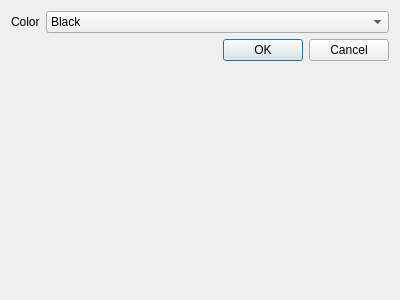
<?xml version="1.0" encoding="UTF-8"?>
<ui version="4.0">
 <class>Preference</class>
 <widget class="QDialog" name="Preference">
  <property name="geometry">
   <rect>
    <x>0</x>
    <y>0</y>
    <width>400</width>
    <height>300</height>
   </rect>
  </property>
  <property name="windowTitle">
   <string>Preference</string>
  </property>
  <layout class="QFormLayout" name="formLayout">
   <item row="0" column="0">
    <widget class="QLabel" name="colorLabel">
     <property name="text">
      <string>Color</string>
     </property>
    </widget>
   </item>
   <item row="0" column="1">
    <widget class="QComboBox" name="colorBox">
     <item>
      <property name="text">
       <string>Black</string>
      </property>
     </item>
     <item>
      <property name="text">
       <string>White</string>
      </property>
     </item>
     <item>
      <property name="text">
       <string>Green</string>
      </property>
     </item>
     <item>
      <property name="text">
       <string>Red</string>
      </property>
     </item>
    </widget>
   </item>
   <item row="1" column="0" colspan="2">
    <widget class="QDialogButtonBox" name="buttonBox">
     <property name="orientation">
      <enum>Qt::Horizontal</enum>
     </property>
     <property name="standardButtons">
      <set>QDialogButtonBox::Cancel|QDialogButtonBox::Ok</set>
     </property>
    </widget>
   </item>
  </layout>
 </widget>
 <resources/>
 <connections>
  <connection>
   <sender>buttonBox</sender>
   <signal>accepted()</signal>
   <receiver>Preference</receiver>
   <slot>accept()</slot>
   <hints>
    <hint type="sourcelabel">
     <x>248</x>
     <y>254</y>
    </hint>
    <hint type="destinationlabel">
     <x>157</x>
     <y>274</y>
    </hint>
   </hints>
  </connection>
  <connection>
   <sender>buttonBox</sender>
   <signal>rejected()</signal>
   <receiver>Preference</receiver>
   <slot>reject()</slot>
   <hints>
    <hint type="sourcelabel">
     <x>316</x>
     <y>260</y>
    </hint>
    <hint type="destinationlabel">
     <x>286</x>
     <y>274</y>
    </hint>
   </hints>
  </connection>
 </connections>
</ui>
